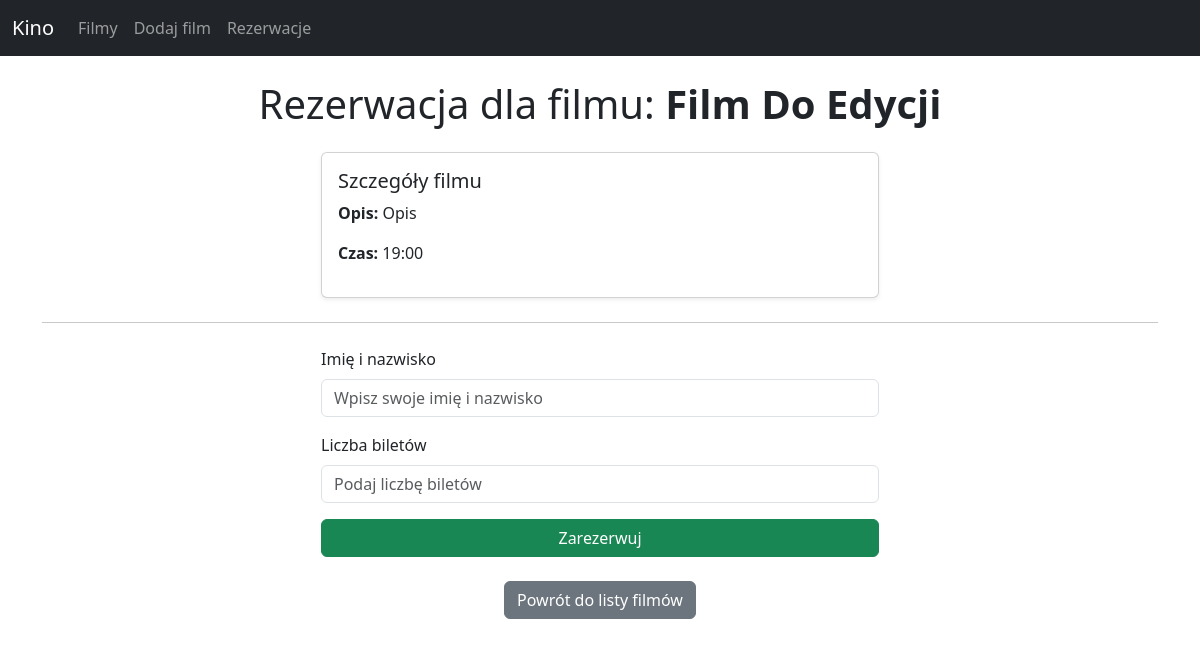
Page /booking/75 on the committed database.
### app/models.py (models this page shows)
class Movie(db.Model):
    id = db.Column(db.Integer, primary_key=True)
    title = db.Column(db.String(100), nullable=False)
    description = db.Column(db.String(500), nullable=False)
    time = db.Column(db.String(10), nullable=False)

### app/routes.py (the view, shortened to what this page needs)
@app.route('/booking/<int:movie_id>', methods=['GET', 'POST'])
def booking(movie_id):
    movie = db.session.get(Movie, movie_id)  # Poprawka: użycie `db.session.get`
    if not movie:
        return redirect(url_for('view_movies'))  # Obsługa przypadku, gdy film nie istnieje
    return render_template('booking.html', movie=movie)

### templates/booking.html (shortened to what this page needs)
{% extends "base.html" %}
{% block content %}
<h1 class="text-center mb-4">Rezerwacja dla filmu: <strong>{{ movie.title }}</strong></h1>
<div class="card w-50 mx-auto shadow-sm">
    <div class="card-body">
        <h5 class="card-title">Szczegóły filmu</h5>
        <p><strong>Opis:</strong> {{ movie.description }}</p>
        <p><strong>Czas:</strong> {{ movie.time }}</p>
    </div>
</div>
<hr class="my-4">
<form method="post" class="w-50 mx-auto">
    <div class="mb-3">
        <label for="name" class="form-label">Imię i nazwisko</label>
        <input type="text" class="form-control" id="name" name="name" placeholder="Wpisz swoje imię i nazwisko" required>
    </div>
    <div class="mb-3">
        <label for="tickets" class="form-label">Liczba biletów</label>
        <input type="number" class="form-control" id="tickets" name="tickets" min="1" placeholder="Podaj liczbę biletów" required>
    </div>
    <button type="submit" class="btn btn-success w-100">Zarezerwuj</button>
</form>
<div class="mt-4 text-center">
    <a href="/movies" class="btn btn-secondary">Powrót do listy filmów</a>
</div>
{% endblock %}

### rows in the picture
Movie: title "Film Do Edycji", description "Opis", time "19:00"
